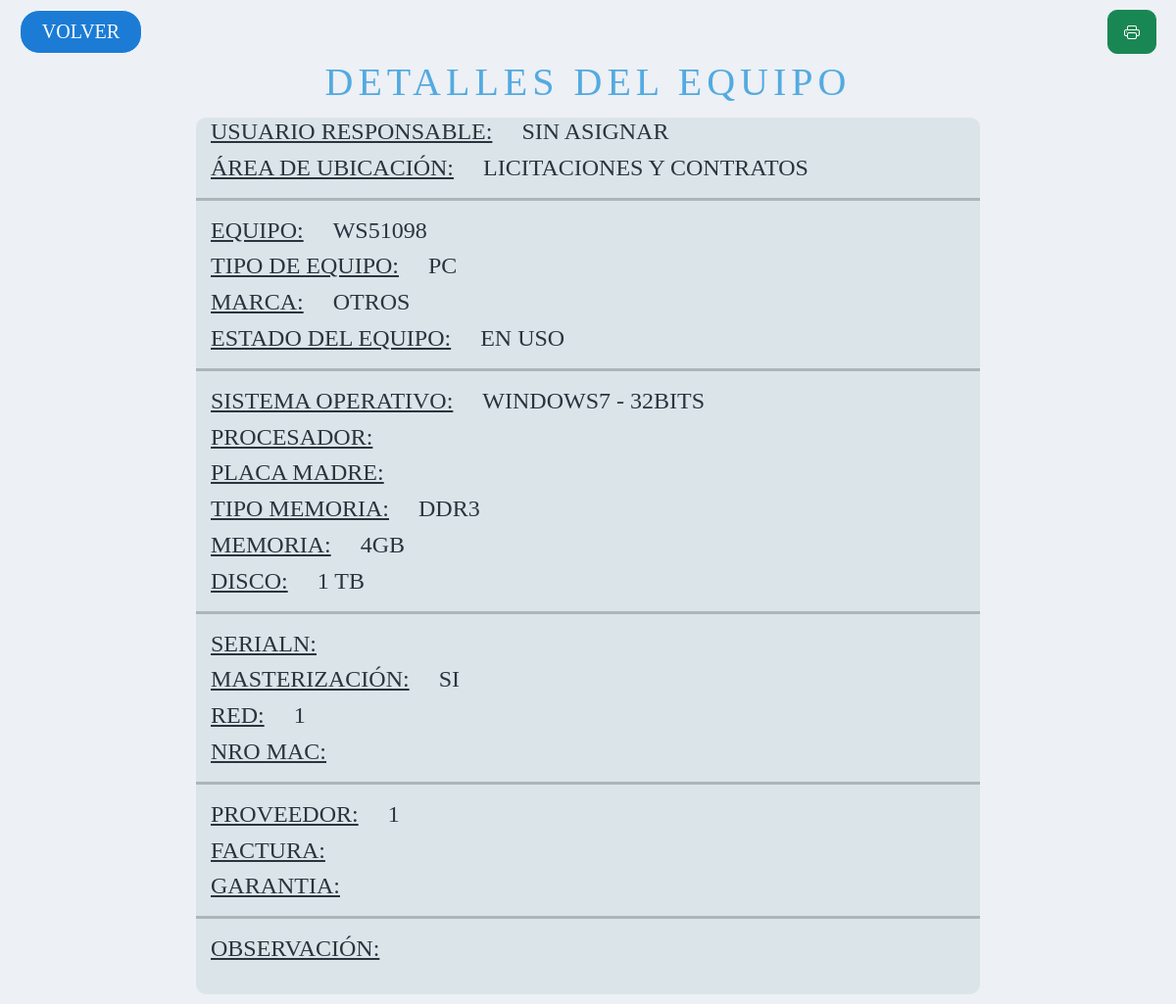
/consultadetalleinv.php?no=1, run on the app's committed database.
### tables this page shows
CREATE TABLE `usuarios` (
  `ID_USUARIO` int(4) NOT NULL,
  `NOMBRE` varchar(50) NOT NULL,
  `CUIL` varchar(11) NOT NULL,
  `ID_AREA` int(3) NOT NULL,
  `PISO` varchar(3) NOT NULL,
  `INTERNO` varchar(10) NOT NULL,
  `CORREO` varchar(100) NOT NULL,
  `CORREO_PERSONAL` varchar(100) NOT NULL,
  `TELEFONO_PERSONAL` varchar(100) NOT NULL,
  `ID_TURNO` int(2) NOT NULL,
  `ACTIVO` varchar(8) NOT NULL,
  `OBSERVACION` longtext NOT NULL
);

CREATE TABLE `area` (
  `ID_AREA` int(5) NOT NULL,
  `AREA` text NOT NULL,
  `ID_REPA` int(3) NOT NULL,
  `ACTIVO` varchar(8) NOT NULL,
  `OBSERVACION` longtext NOT NULL
);

CREATE TABLE `inventario` (
  `ID_WS` int(3) NOT NULL,
  `ID_AREA` int(3) NOT NULL,
  `SERIALN` varchar(30) NOT NULL,
  `SERIEG` varchar(50) NOT NULL,
  `ID_MARCA` int(4) NOT NULL,
  `MOTHERBOARD` varchar(30) NOT NULL,
  `ID_SO` int(4) NOT NULL,
  `MICRO` varchar(30) NOT NULL,
  `ID_ESTADOWS` int(3) NOT NULL,
  `OBSERVACION` longtext NOT NULL,
  `ID_PROVEEDOR` int(11) NOT NULL,
  `FACTURA` longtext NOT NULL,
  `MASTERIZADA` varchar(3) NOT NULL,
  `MAC` varchar(50) NOT NULL,
  `RIP` varchar(50) NOT NULL,
  `IP` varchar(50) NOT NULL,
  `ID_RED` int(1) NOT NULL,
  `ID_TIPOWS` int(3) NOT NULL,
  `ID_USUARIO` int(4) NOT NULL,
  `GARANTIA` varchar(100) NOT NULL,
  `ID_MICRO` int(3) NOT NULL,
  `ID_PLACAM` int(3) NOT NULL
);

CREATE TABLE `tipows` (
  `ID_TIPOWS` int(11) NOT NULL,
  `TIPOWS` text NOT NULL
);

CREATE TABLE `marcas` (
  `ID_MARCA` int(11) NOT NULL,
  `MARCA` varchar(50) NOT NULL
);

CREATE TABLE `estado_ws` (
  `ID_ESTADOWS` int(3) NOT NULL,
  `ESTADO` varchar(50) NOT NULL
);

CREATE TABLE `so` (
  `ID_SO` int(11) NOT NULL,
  `SIST_OP` text NOT NULL
);

CREATE TABLE `tipomem` (
  `ID_TIPOMEM` int(11) NOT NULL,
  `TIPOMEM` varchar(50) NOT NULL
);

CREATE TABLE `memoria` (
  `ID_MEMORIA` int(11) NOT NULL,
  `MEMORIA` varchar(50) NOT NULL
);

CREATE TABLE `disco` (
  `ID_DISCO` int(11) NOT NULL,
  `DISCO` varchar(50) NOT NULL
);

### consultadetalleinv.php (the view, shortened to what this page needs)
<?php
include('conexion.php');
$consulta = ConsultarIncidente($_GET['no']);
function ConsultarIncidente($no_tic)
{
	$datos_base=mysqli_connect('localhost', 'root', '', 'incidentes') or exit('No se puede conectar con la base de datos');
	$sentencia =  "SELECT * FROM inventario WHERE ID_WS='".$no_tic."'";
	$resultado = mysqli_query($datos_base, $sentencia);
	$filas = mysqli_fetch_assoc($resultado);
	return [
		$filas['ID_WS'],
		$filas['ID_AREA'],
		$filas['SERIALN'],
        $filas['SERIEG'],
        $filas['ID_MARCA'],
		$filas['MOTHERBOARD'],
		$filas['ID_SO'],
		$filas['MICRO'],
		$filas['ID_ESTADOWS'],
        $filas['OBSERVACION'],
		$filas['ID_PROVEEDOR'],
        $filas['FACTURA'],
		$filas['MASTERIZADA'],
        $filas['MAC'],
        $filas['ID_RED'],
		$filas['ID_TIPOWS'],
        $filas['ID_USUARIO'],
		$filas['GARANTIA']
	];
}
?>
<!DOCTYPE html>
<html>
<head>
	<link rel="stylesheet" type="text/css" href="estiloconsultadetalleinv.css">
    <link href="https://cdn.jsdelivr.net/npm/bootstrap@5.1.3/dist/css/bootstrap.min.css" rel="stylesheet">
    <link rel="stylesheet" href="https://cdn.jsdelivr.net/npm/bootstrap-icons@1.5.0/font/bootstrap-icons.css">
</head>
<body>
	<header>
        <div class="form-group row justify-content-between" style="margin-top: 0px; margin-left: 10px; margin-right: 10px; padding:10px;">
	        <a id="vlv"  href="inventario.php" class="col-3 btn btn-primary " type="button"  value="VOLVER">VOLVER</a>
            <button id="pr" class="btn btn-success" style="width: 50px; border-radius: 10px; height: 45px;" onClick="imprimir()"><i class='bi bi-printer'></i></button>
		</div>
    </header>
	<section id="ingreso">
        <div id="titulo">
                <h1>DETALLES DEL EQUIPO</h1>
        </div>
            <div id="detalles">
                <?php
                    $sql = "SELECT u.NOMBRE FROM inventario i LEFT JOIN usuarios u ON i.ID_USUARIO = u.ID_USUARIO WHERE i.ID_USUARIO='$consulta[16]'";
                    $resultado = $datos_base->query($sql);
                    $row = $resultado->fetch_assoc();
                    $nom = $row['NOMBRE'];
                    $sql = "SELECT a.AREA FROM inventario i INNER JOIN area a ON a.ID_AREA = i.ID_AREA WHERE i.ID_AREA='$consulta[1]'";
                    $resultado = $datos_base->query($sql);
                    $row = $resultado->fetch_assoc();
                    $are = $row['AREA'];
                    $sql = "SELECT e.ESTADO FROM inventario i INNER JOIN estado_ws e ON e.ID_ESTADOWS = i.ID_ESTADOWS WHERE i.ID_ESTADOWS='$consulta[8]'";
                    $resultado = $datos_base->query($sql);
                    $row = $resultado->fetch_assoc();
                    $est = $row['ESTADO'];
                    $sql = "SELECT t.TIPOWS FROM inventario i LEFT JOIN tipows t ON t.ID_TIPOWS = i.ID_TIPOWS WHERE i.ID_TIPOWS='$consulta[15]'";
                    $resultado = $datos_base->query($sql);
                    $row = $resultado->fetch_assoc();
                    $tip = $row['TIPOWS'];
                    $sql = "SELECT m.MARCA FROM inventario i INNER JOIN marcas m ON m.ID_MARCA = i.ID_MARCA WHERE i.ID_MARCA='$consulta[4]'";
                    $resultado = $datos_base->query($sql);
                    $row = $resultado->fetch_assoc();
                    $mar = $row['MARCA'];
                    $sql = "SELECT s.SIST_OP FROM inventario i INNER JOIN so s ON s.ID_SO = i.ID_SO WHERE i.        ID_SO='$consulta[6]'";
                    $resultado = $datos_base->query($sql);
                    $row = $resultado->fetch_assoc();
                    $so = $row['SIST_OP'];
                    $sql = "SELECT m.MEMORIA
                    FROM inventario i
                    LEFT JOIN wsmem ws ON ws.ID_WS = i.ID_WS
                    LEFT JOIN memoria m ON m.ID_MEMORIA = ws.ID_MEMORIA
                    WHERE i.ID_wS='$consulta[0]'";
                    $resultado = $datos_base->query($sql);
                    $row = $resultado->fetch_assoc();
                    $mem = $row['MEMORIA'];
                    $sql = "SELECT t.TIPOMEM
                    FROM inventario i
                    LEFT JOIN wsmem ws ON ws.ID_WS = i.ID_WS
                    LEFT JOIN tipomem t ON t.ID_TIPOMEM= ws.ID_TIPOMEM
                    WHERE i.ID_wS='$consulta[0]'";
                    $resultado = $datos_base->query($sql);
                    $row = $resultado->fetch_assoc();
                    $tmem = $row['TIPOMEM'];
                    $sql = "SELECT d.DISCO
                    FROM inventario i
                    LEFT JOIN discows dw ON dw.ID_WS = i.ID_WS
                    LEFT JOIN disco d ON d.ID_DISCO= dw.ID_DISCO
                    WHERE i.ID_wS='$consulta[0]'";
                    $resultado = $datos_base->query($sql);
                    $row = $resultado->fetch_assoc();
                    $disc = $row['DISCO'];
                ?>
                    <h4><u>USUARIO RESPONSABLE:</u>&nbsp &nbsp &nbsp<?php echo $nom ?></h4>
                    <h4><u>ÁREA DE UBICACIÓN:</u>&nbsp &nbsp &nbsp<?php echo $are?></h4>
                    <hr style='display: block; height: 3px;'>
                    <h4><u>EQUIPO:</u>&nbsp &nbsp &nbsp<?php echo $consulta[3]?></h4>
                    <h4><u>TIPO DE EQUIPO:</u>&nbsp &nbsp &nbsp<?php echo $tip?></h4>
                    <h4><u>MARCA:</u>&nbsp &nbsp &nbsp<?php echo $mar?></h4>
                    <h4><u>ESTADO DEL EQUIPO:</u>&nbsp &nbsp &nbsp<?php echo $est?></h4>
                    <hr style='display: block; height: 3px;'>
                    <h4><u>SISTEMA OPERATIVO:</u>&nbsp &nbsp &nbsp<?php echo $so?></h4>
                    <h4><u>PROCESADOR:</u>&nbsp &nbsp &nbsp<?php echo $consulta[7]?></h4>
                    <h4><u>PLACA MADRE:</u>&nbsp &nbsp &nbsp<?php echo $consulta[5]?></h4>
                    <h4><u>TIPO MEMORIA:</u>&nbsp &nbsp &nbsp<?php echo $tmem?></h4>
                    <h4><u>MEMORIA:</u>&nbsp &nbsp &nbsp<?php echo $mem?></h4>
                    <h4><u>DISCO:</u>&nbsp &nbsp &nbsp<?php echo $disc?></h4>
                    <hr style='display: block; height: 3px;'>
                    <h4><u>SERIALN:</u>&nbsp &nbsp &nbsp<?php echo $consulta[2]?></h4>
                    <h4><u>MASTERIZACIÓN:</u>&nbsp &nbsp &nbsp<?php echo $consulta[12]?></h4>
                    <h4><u>RED:</u>&nbsp &nbsp &nbsp<?php echo $consulta[14]?></h4>
                    <h4><u>NRO MAC:</u>&nbsp &nbsp &nbsp<?php echo $consulta[13]?></h4>
                    <hr style='display: block; height: 3px;'>
                    <h4><u>PROVEEDOR:</u>&nbsp &nbsp &nbsp<?php echo $consulta[10]?></h4>
                    <h4><u>FACTURA:</u>&nbsp &nbsp &nbsp<?php echo $consulta[11]?></h4>
                    <h4><u>GARANTIA:</u>&nbsp &nbsp &nbsp<?php echo $consulta[17]?></h4>
                    <hr style='display: block; height: 3px;'>
                    <h4><u>OBSERVACIÓN:</u>&nbsp &nbsp &nbsp<?php echo $consulta[9]?></h4><br>
            </div>
	</section>
</body>
</html>

### estiloconsultadetalleinv.css (style rules this page uses)
section, header { width: 100%; margin-left: auto; margin-right: auto; }
h1 { text-align: center; color: #53AAE0; font-family: TrasandinaBlack; font-size: 40px; letter-spacing: 5px; }
h4 { text-align: left; margin-top: 10px; margin-left: 15px; margin-bottom: 12px; font-size: 18px; color: #29343e; font-family: TrasandinaMedium; }
header { height: 60px; }
#titulo { height: 60px; }
#ingreso { height: auto; width: 100%; float: left; }
#detalles { height: auto; width: 800px; margin-right: auto; margin-left: auto; background-color: #dbe5e9; border-radius: 10px; }
#detalles, #vlv { margin-bottom: 10px; }
#vlv { width: 125px; height: 45px; background-color: #1c7cd5; border-color: #f7fbfd; font-size: 20px; font-family: TrasandinaBook; border-radius: 20px; }

### consultadetalleinv.php (style rules this page uses)
body { background-color: #edf0f5; }

### data on the page
usuarios: NOMBRE "SIN ASIGNAR"
area: AREA "LICITACIONES Y CONTRATOS"
inventario: SERIEG "WS51098", MASTERIZADA "SI", ID_PROVEEDOR "1"
tipows: TIPOWS "PC"
marcas: MARCA "OTROS"
estado_ws: ESTADO "EN USO"
so: SIST_OP "WINDOWS7 - 32BITS"
tipomem: TIPOMEM "DDR3"
memoria: MEMORIA "4GB"
disco: DISCO "1 TB"

### other printed values
$consulta[14] "1"
